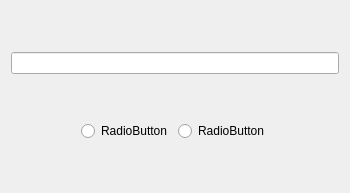
<?xml version="1.0" encoding="UTF-8"?>
<ui version="4.0">
 <class>Form</class>
 <widget class="QWidget" name="Form">
  <property name="geometry">
   <rect>
    <x>0</x>
    <y>0</y>
    <width>350</width>
    <height>193</height>
   </rect>
  </property>
  <property name="windowTitle">
   <string>Form</string>
  </property>
  <layout class="QVBoxLayout" name="verticalLayout">
   <item>
    <widget class="QLineEdit" name="t1"/>
   </item>
   <item>
    <layout class="QHBoxLayout" name="horizontalLayout">
     <item>
      <spacer name="horizontalSpacer">
       <property name="orientation">
        <enum>Qt::Horizontal</enum>
       </property>
       <property name="sizeHint" stdset="0">
        <size>
         <width>40</width>
         <height>20</height>
        </size>
       </property>
      </spacer>
     </item>
     <item>
      <widget class="QRadioButton" name="r1">
       <property name="text">
        <string>RadioButton</string>
       </property>
       <property name="checkable">
        <bool>true</bool>
       </property>
      </widget>
     </item>
     <item>
      <widget class="QRadioButton" name="r2">
       <property name="text">
        <string>RadioButton</string>
       </property>
       <property name="checkable">
        <bool>true</bool>
       </property>
      </widget>
     </item>
     <item>
      <spacer name="horizontalSpacer_2">
       <property name="orientation">
        <enum>Qt::Horizontal</enum>
       </property>
       <property name="sizeHint" stdset="0">
        <size>
         <width>40</width>
         <height>20</height>
        </size>
       </property>
      </spacer>
     </item>
    </layout>
   </item>
  </layout>
 </widget>
 <resources/>
 <connections/>
</ui>
